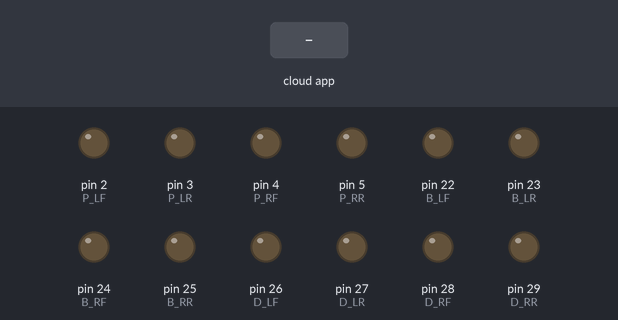
The sketch below on a simulated Arduino Mega 2560, built with avr-gcc and run on an emulated ATmega2560. On the bench: output pins drawn as LEDs (lit = HIGH). The test bench sets the inputs (shaded band). The ROS host is connected and sends only what is stated.

Above: at 1.2 s.
1.3 s: the phone or cloud app sets linear.x to -100
At 2.5 s:
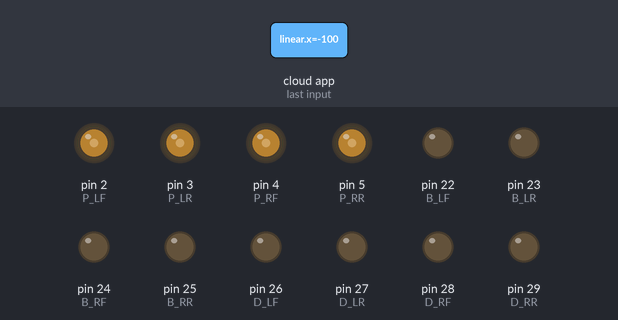
2.8 s: the phone or cloud app sets linear.x to 0
At 3.8 s:
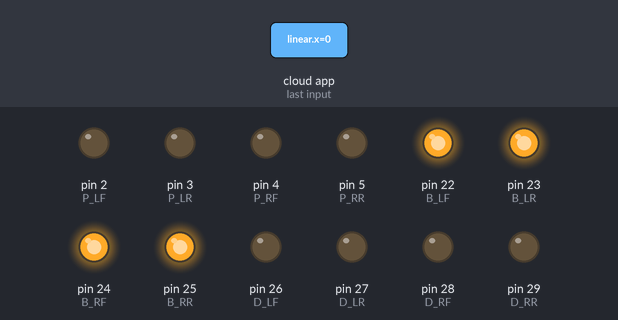
4.3 s: the phone or cloud app sets angular.z to -100
At 4.9 s:
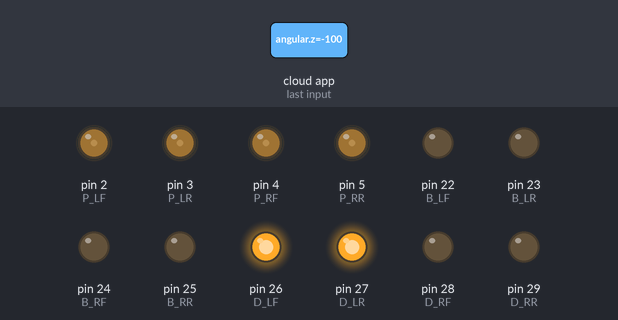
5.8 s: the phone or cloud app sets angular.z to 0
At 6.1 s:
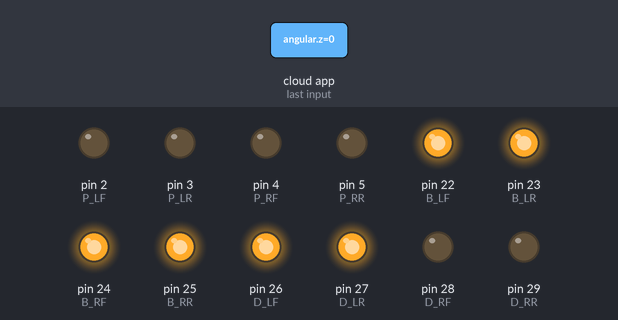
7.3 s: the phone or cloud app sets linear.x to 100
At 8.4 s:
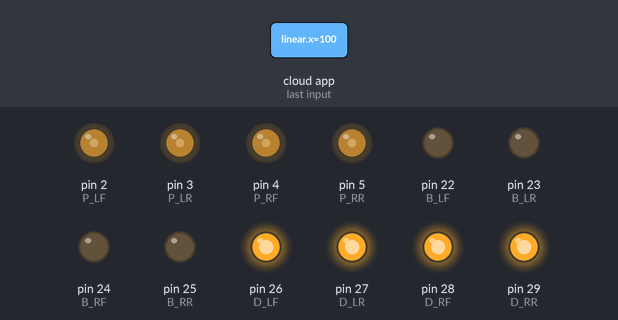
8.8 s: the phone or cloud app sets linear.x to 0
At 9.6 s:
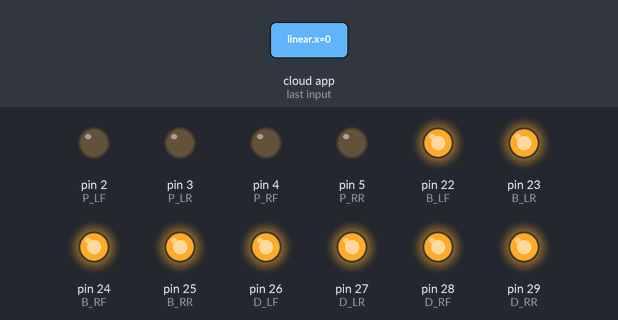
Timing chart, 0 to 11.3 s (numbered marks = the images above; inputs shaded):
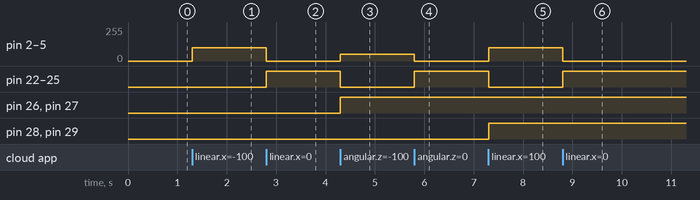

Measured:
- after the input at 1.3 s, pin 2 (P_LF), pin 3 (P_LR), pin 4 (P_RF), pin 5 (P_RR): 0/255 → 100/255 at once
- after the input at 2.8 s, pin 2 (P_LF), pin 3 (P_LR), pin 4 (P_RF), pin 5 (P_RR): 100/255 → 0/255 at once; pin 22 (B_LF), pin 23 (B_LR), pin 24 (B_RF), pin 25 (B_RR): LOW → HIGH at once
- after the input at 4.3 s, pin 2 (P_LF), pin 3 (P_LR), pin 4 (P_RF), pin 5 (P_RR): 0/255 → 50/255 at once; pin 22 (B_LF), pin 23 (B_LR), pin 24 (B_RF), pin 25 (B_RR): HIGH → LOW at once; pin 26 (D_LF), pin 27 (D_LR): LOW → HIGH at once
- after the input at 5.8 s, pin 2 (P_LF), pin 3 (P_LR), pin 4 (P_RF), pin 5 (P_RR): 50/255 → 0/255 at once; pin 22 (B_LF), pin 23 (B_LR), pin 24 (B_RF), pin 25 (B_RR): LOW → HIGH at once
- after the input at 7.3 s, pin 2 (P_LF), pin 3 (P_LR), pin 4 (P_RF), pin 5 (P_RR): 0/255 → 100/255 at once; pin 22 (B_LF), pin 23 (B_LR), pin 24 (B_RF), pin 25 (B_RR): HIGH → LOW at once; pin 28 (D_RF), pin 29 (D_RR): LOW → HIGH at once
- after the input at 8.8 s, pin 2 (P_LF), pin 3 (P_LR), pin 4 (P_RF), pin 5 (P_RR): 100/255 → 0/255 at once; pin 22 (B_LF), pin 23 (B_LR), pin 24 (B_RF), pin 25 (B_RR): LOW → HIGH at once

The sketch:

TELEOP_CONTROLLER.ino
```cpp
  /*
  *
  * Project Name:   M.A.R.S
  * Author List:   Sumegh Pramod Thale
  *
  * Filename:     TELEOP_CONTROLLER
  * Functions:    cmdVelCb(),setup(),loop().
  * Global Variables: none.
  *
  *
  */
#include<ros.h>
#include<std_msgs/String.h>
#include<geometry_msgs/Twist.h>

//Break pins
#define B_LF 22
#define B_LR 23
#define B_RF 24
#define B_RR 25

//Direction pins
#define D_LF 26
#define D_LR 27
#define D_RF 28
#define D_RR 29

//PWM pins
#define P_LF 2
#define P_LR 3
#define P_RF 4
#define P_RR 5

void cmdVelCb( const geometry_msgs::Twist& twist)                          // Variable Name: ang_speed  lin_speed
{ //callback function
  float ang_speed;
  float lin_speed;

  ang_speed=twist.angular.z;
  lin_speed=twist.linear.x;

//IF-ELSE CONDITIONS FOR TELEOP

if(ang_speed == 0 && lin_speed == 0)
{
  //No Input,thus keep the bot stationary by making break pin High.
  digitalWrite(B_LF,HIGH);
  digitalWrite(B_LR,HIGH);
  digitalWrite(B_RF,HIGH);
  digitalWrite(B_RR,HIGH);

  //Making PWM pins Zero.
  analogWrite(P_LF,0);
  analogWrite(P_LR,0);
  analogWrite(P_RF,0);
  analogWrite(P_RR,0);

  }


else if(ang_speed == 0 && lin_speed != 0)             //conditions if linear velocity is given
{
  if(lin_speed > 0)
{
  //Making Direction pins High.
  digitalWrite(D_LF,HIGH);
  digitalWrite(D_LR,HIGH);
  digitalWrite(D_RF,HIGH);
  digitalWrite(D_RR,HIGH);

  //Making Breaking pins Low.
  digitalWrite(B_LF,LOW);
  digitalWrite(B_LR,LOW);
  digitalWrite(B_RF,LOW);
  digitalWrite(B_RR,LOW);

  //Giving value to PWM pins.
  analogWrite(P_LF,100);
  analogWrite(P_LR,100);
  analogWrite(P_RF,100);
  analogWrite(P_RR,100);

   }
else if(lin_speed < 0)
{
  //Making Direction pins Low.
  digitalWrite(D_LF,LOW);
  digitalWrite(D_LR,LOW);
  digitalWrite(D_RF,LOW);
  digitalWrite(D_RR,LOW);

  //Making Breaking pins Low.
  digitalWrite(B_LF,LOW);
  digitalWrite(B_LR,LOW);
  digitalWrite(B_RF,LOW);
  digitalWrite(B_RR,LOW);

  //Giving value to PWM pins.
  analogWrite(P_LF,100);
  analogWrite(P_LR,100);
  analogWrite(P_RF,100);
  analogWrite(P_RR,100);

  }

else
{
  //IF above conditions are not satisfied stoping the bot by breaking pins
  digitalWrite(B_LF,HIGH);
  digitalWrite(B_LR,HIGH);
  digitalWrite(B_RF,HIGH);
  digitalWrite(B_RR,HIGH);

  }
 }


else if(ang_speed != 0 && lin_speed == 0)                         //conditions if angular velocity is given
{
  if(ang_speed > 0)                                               // condition when velocity is positive
{
  //Making Breaking pins Low.
  digitalWrite(B_LF,LOW);
  digitalWrite(B_LR,LOW);
  digitalWrite(B_RF,LOW);
  digitalWrite(B_RR,LOW);

  //Left wheels high,right wheel loww
  digitalWrite(D_LF,HIGH);
  digitalWrite(D_LR,HIGH);
  digitalWrite(D_RF,LOW);
  digitalWrite(D_RR,LOW);

  //Giving value to PWM pins.
  analogWrite(P_LF,50);
  analogWrite(P_LR,50);
  analogWrite(P_RF,50);
  analogWrite(P_RR,50);
    }
 else if(ang_speed < 0)
{
  //Making Breaking pins Low.
  digitalWrite(B_LF,LOW);
  digitalWrite(B_LR,LOW);
  digitalWrite(B_RF,LOW);
  digitalWrite(B_RR,LOW);

  //Left wheels Low,right wheels High
  digitalWrite(D_LF,HIGH);
  digitalWrite(D_LR,HIGH);
  digitalWrite(D_RF,LOW);
  digitalWrite(D_RR,LOW);

  //Giving value to PWM pins.
  analogWrite(P_LF,50);
  analogWrite(P_LR,50);
  analogWrite(P_RF,50);
  analogWrite(P_RR,50);

 }
 else
{
  //IF above conditions are not satisfied stoping the bot by breaking pins
  digitalWrite(B_LF,HIGH);
  digitalWrite(B_LR,HIGH);
  digitalWrite(B_RF,HIGH);
  digitalWrite(B_RR,HIGH);

  }
 }
}


ros::NodeHandle nh;                                               // Instantiating the node handle
ros::Subscriber<geometry_msgs::Twist> sub("cmd_vel",&cmdVelCb);  //Subscribing to cmd_vel and calling callback function


void setup() {                                                   // Variable Name: Description of the variable and the range of expected values of the variable.

 nh.getHardware()-> setBaud(9600);                               //setting the baud rate of Arduino.

 //Assigning pinmodes
 pinMode(P_LF, OUTPUT);                                          //PWM PIN
 pinMode(P_LR, OUTPUT);                                          //PWM PIN
 pinMode(P_RF, OUTPUT);                                          //PWM PIN
 pinMode(P_RR, OUTPUT);                                          //PWM PIN
 pinMode(D_LF, OUTPUT);                                          //Direction PIN
 pinMode(D_LR, OUTPUT);                                          //Direction PIN
 pinMode(D_RF, OUTPUT);                                          //Direction PIN
 pinMode(D_RR, OUTPUT);                                          //Direction PIN
 pinMode(B_LF, OUTPUT);                                          //Breaking PIN
 pinMode(B_LR, OUTPUT);                                          //Breaking PIN
 pinMode(B_RF, OUTPUT);                                          //Breaking PIN
 pinMode(B_RR, OUTPUT);                                          //Breaking PIN

nh.initNode();
nh.subscribe(sub);                                               //Subscribing to sub.

}

void loop() {

nh.spinOnce();                                                   //ros::spinOnce() will handle passing messages to the subscriber callback.

}
```
